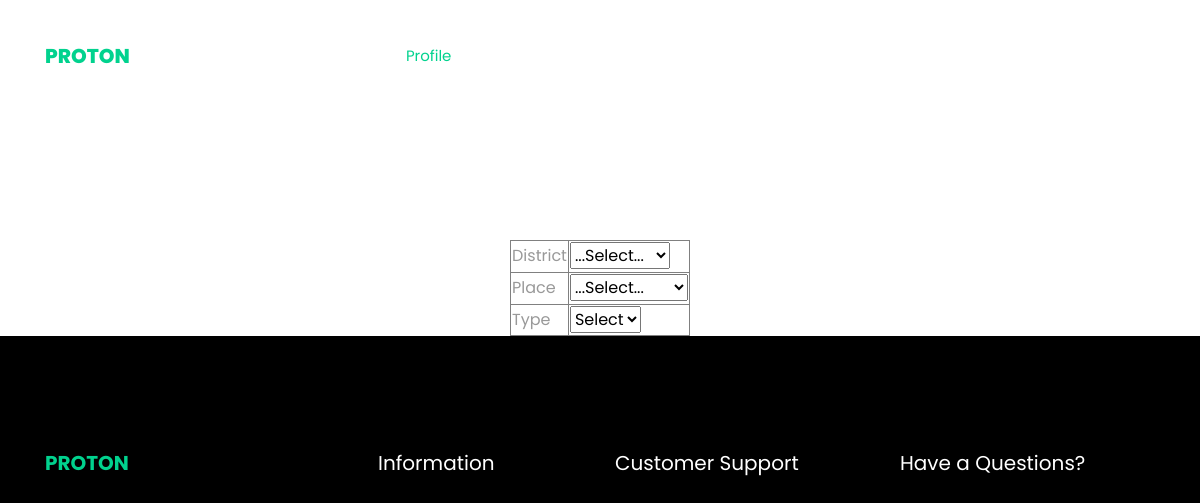
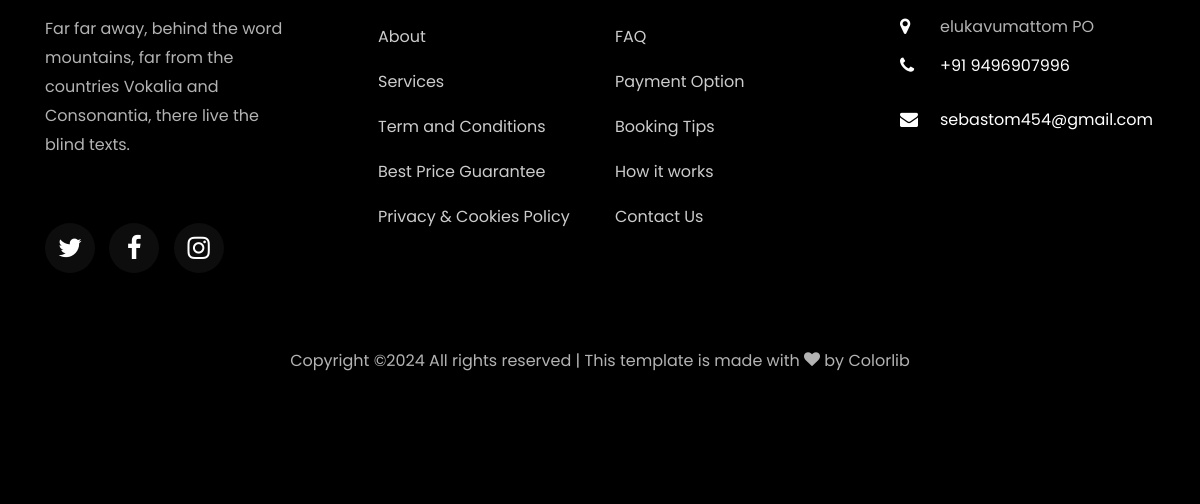
Page /User/SearchChargingPort on the earlier database version (2 pictures, top to bottom).
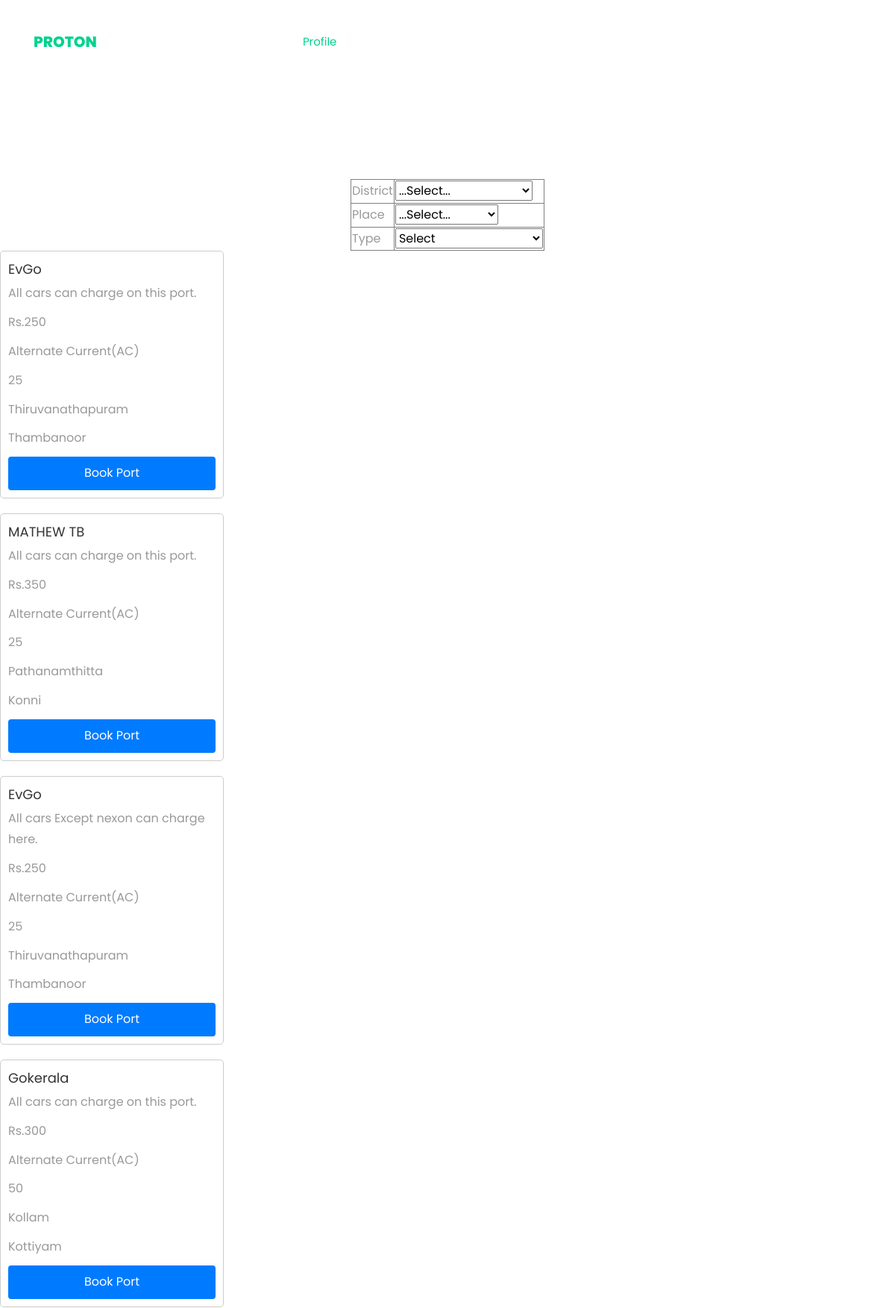
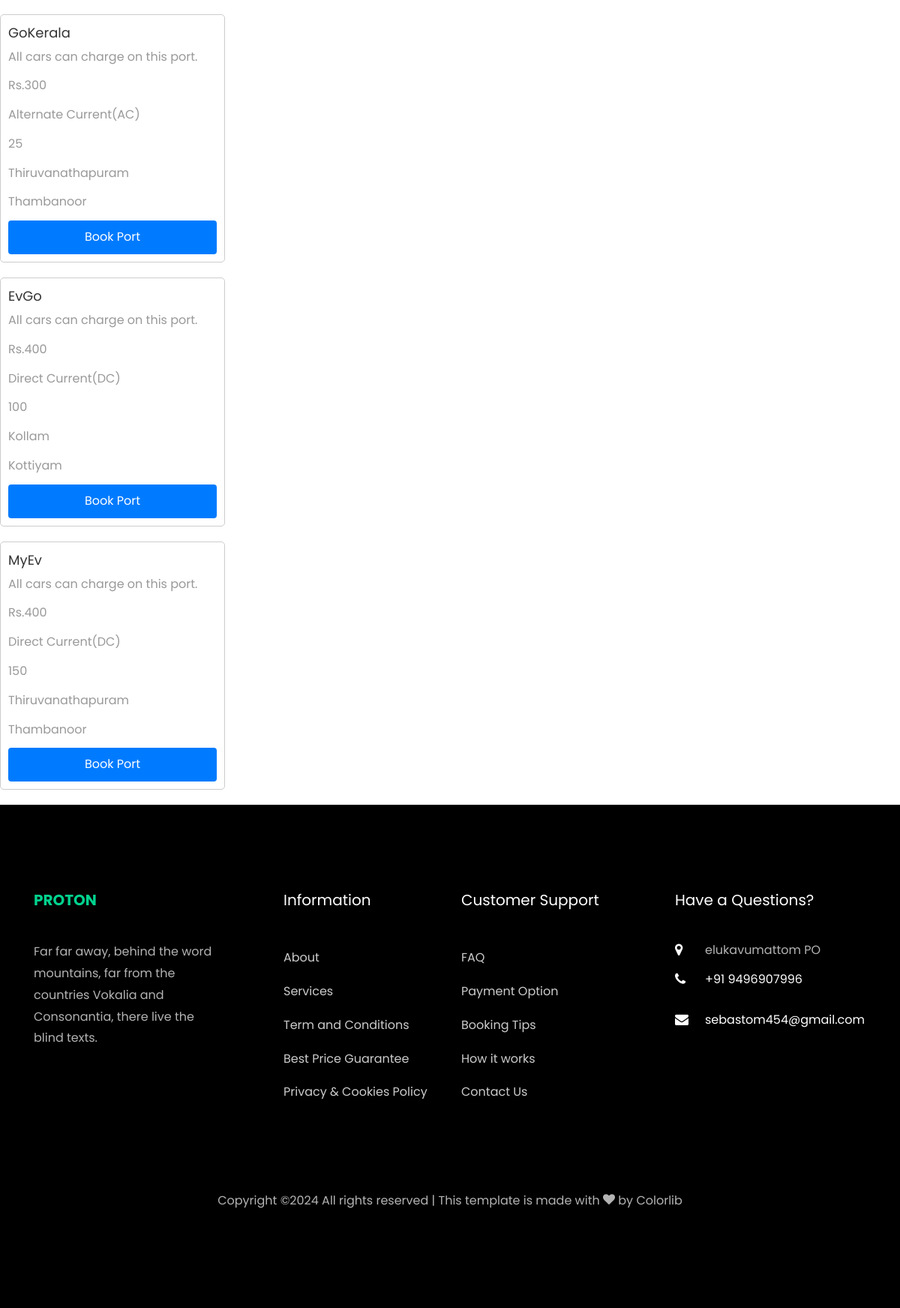
Same page on the later database version (2 pictures, top to bottom).
### CPO/models.py (models this page shows)
class tbl_chargingport(models.Model):
    port_name = models.CharField(max_length=100)
    port_details = models.CharField(max_length=50)
    watt = models.ForeignKey(tbl_watt, on_delete=models.CASCADE)
    port_amount = models.CharField(max_length=50)
    place = models.ForeignKey(tbl_place, on_delete=models.CASCADE)
    cpo=models.ForeignKey(tbl_cpo,on_delete=models.CASCADE)

### Admin/models.py (models this page shows)
class tbl_watt(models.Model):
    watt_data = models.CharField(max_length=50)
    type = models.ForeignKey(tbl_type, on_delete=models.CASCADE)

class tbl_type(models.Model):
    type_name = models.CharField(max_length=50)

class tbl_place(models.Model):
    place_name = models.CharField(max_length=50)
    district = models.ForeignKey(tbl_district, on_delete=models.CASCADE)

class tbl_district(models.Model):
    district_name=models.CharField(max_length=50)

### User/views.py (the view)
# urls.py: path('SearchChargingPort' ,views.searchchargingport,name="searchchargingport"),
def searchchargingport(request):
    district = tbl_district.objects.all()
    place = tbl_place.objects.all()
    ttype = tbl_type.objects.all()
    data=tbl_chargingport.objects.all()
    return render(request,"User/SearchChargingPort.html",{"data":data,"district":district,"place":place,"type":ttype})

### User/Templates/User/SearchChargingPort.html (shortened to what this page needs)
{% extends 'User/Header.html' %}
{% block content %}
{% load static %}
<!DOCTYPE html>
<html lang="en">
<head>
</head>
<body>
    <form action="" method="post" style="margin-top: 60px;">
        <table border="1" align="center">
            <tr>
                <td>District</td>
                <td>
                    <select name="sel_district" id="district" onchange="getPort()">
                        <option value="">...Select...</option>
                    </select>
                </td>
            </tr>
            <tr>
                <td>Place</td>
                <td>
                    <select name="sel_place" id="place" onchange="getPort()">
                        <option value="">...Select...</option>
                    </select>
                </td>
            <tr>
                <td>Type</td>
                <td><select name="type" id="type" onchange="getPort()">
                    <option value="">Select</option>
                </select></td>
            </tr>
        </table>
    </form>
    <div id="result">
    {% for i in data %}
        <table border="0">
          <tr>
            <td class="card">
              <h2>{{i.port_name}}</h2>
              <p>{{i.port_details}}</p>
              <p>Rs.{{i.port_amount}}</p>
              <p>{{i.watt.type.type_name}}</p>
              <p>{{i.watt.watt_data}}</p>
              <p>{{i.place.district.district_name}}</p>
              <p>{{i.place.place_name}}</p>
              <a href="{% url 'webuser:PortBooking' i.id %}">Book Port</a>
            </td>
          </tr>
        </table>
    {% endfor%}
</div>
</body>
</html>
    {% endblock content %}

Differences in the rows shown:
added tbl_chargingport: port_name "EvGo", port_details "All cars can charge on this port.", port_amount "250", watt.type.type_name "Alternate Current(AC)", watt.watt_data "25", place.district.district_name "Thiruvanathapuram", place.place_name "Thambanoor"
added tbl_chargingport: port_name "MATHEW TB", port_details "All cars can charge on this port.", port_amount "350", watt.type.type_name "Alternate Current(AC)", watt.watt_data "25", place.district.district_name "Pathanamthitta", place.place_name "Konni"
added tbl_chargingport: port_name "EvGo", port_details "All cars Except nexon can charge here.", port_amount "250", watt.type.type_name "Alternate Current(AC)", watt.watt_data "25", place.district.district_name "Thiruvanathapuram", place.place_name "Thambanoor"
added tbl_chargingport: port_name "Gokerala", port_details "All cars can charge on this port.", port_amount "300", watt.type.type_name "Alternate Current(AC)", watt.watt_data "50", place.district.district_name "Kollam", place.place_name "Kottiyam"
added tbl_chargingport: port_name "GoKerala", port_details "All cars can charge on this port.", port_amount "300", watt.type.type_name "Alternate Current(AC)", watt.watt_data "25", place.district.district_name "Thiruvanathapuram", place.place_name "Thambanoor"
added tbl_chargingport: port_name "EvGo", port_details "All cars can charge on this port.", port_amount "400", watt.type.type_name "Direct Current(DC)", watt.watt_data "100", place.district.district_name "Kollam", place.place_name "Kottiyam"
added tbl_chargingport: port_name "MyEv", port_details "All cars can charge on this port.", port_amount "400", watt.type.type_name "Direct Current(DC)", watt.watt_data "150", place.district.district_name "Thiruvanathapuram", place.place_name "Thambanoor"
